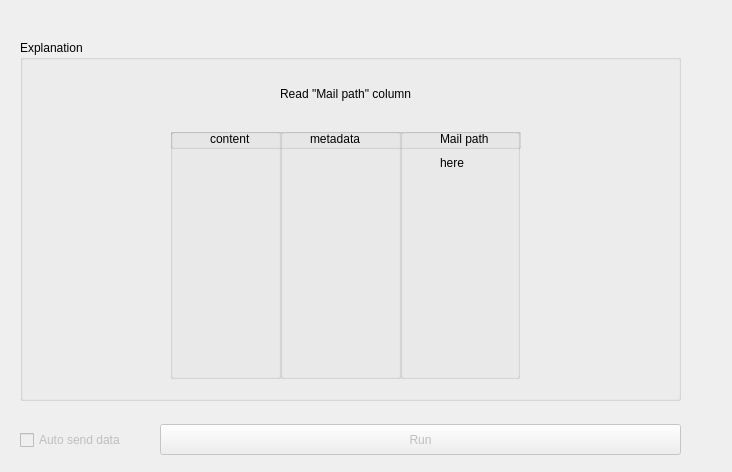
<?xml version="1.0" encoding="UTF-8"?>
<ui version="4.0">
 <class>Form</class>
 <widget class="QWidget" name="Form">
  <property name="geometry">
   <rect>
    <x>0</x>
    <y>0</y>
    <width>732</width>
    <height>472</height>
   </rect>
  </property>
  <property name="windowTitle">
   <string>Speech to Text</string>
  </property>
  <widget class="QGroupBox" name="groupBox">
   <property name="geometry">
    <rect>
     <x>20</x>
     <y>40</y>
     <width>661</width>
     <height>361</height>
    </rect>
   </property>
   <property name="title">
    <string>Explanation</string>
   </property>
   <widget class="QGroupBox" name="groupBox_2">
    <property name="geometry">
     <rect>
      <x>150</x>
      <y>88</y>
      <width>111</width>
      <height>251</height>
     </rect>
    </property>
    <property name="title">
     <string/>
    </property>
   </widget>
   <widget class="QGroupBox" name="groupBox_3">
    <property name="geometry">
     <rect>
      <x>260</x>
      <y>88</y>
      <width>121</width>
      <height>251</height>
     </rect>
    </property>
    <property name="title">
     <string/>
    </property>
   </widget>
   <widget class="QGroupBox" name="groupBox_4">
    <property name="geometry">
     <rect>
      <x>380</x>
      <y>88</y>
      <width>120</width>
      <height>251</height>
     </rect>
    </property>
    <property name="title">
     <string/>
    </property>
    <widget class="QLabel" name="label_5">
     <property name="geometry">
      <rect>
       <x>40</x>
       <y>30</y>
       <width>35</width>
       <height>10</height>
      </rect>
     </property>
     <property name="text">
      <string>here</string>
     </property>
    </widget>
   </widget>
   <widget class="QGroupBox" name="groupBox_5">
    <property name="geometry">
     <rect>
      <x>150</x>
      <y>88</y>
      <width>351</width>
      <height>21</height>
     </rect>
    </property>
    <property name="title">
     <string/>
    </property>
    <widget class="QLabel" name="label_3">
     <property name="geometry">
      <rect>
       <x>40</x>
       <y>3</y>
       <width>61</width>
       <height>16</height>
      </rect>
     </property>
     <property name="text">
      <string>content</string>
     </property>
    </widget>
    <widget class="QLabel" name="label_4">
     <property name="geometry">
      <rect>
       <x>140</x>
       <y>3</y>
       <width>71</width>
       <height>16</height>
      </rect>
     </property>
     <property name="text">
      <string>metadata</string>
     </property>
    </widget>
    <widget class="QLabel" name="label_6">
     <property name="geometry">
      <rect>
       <x>270</x>
       <y>3</y>
       <width>71</width>
       <height>16</height>
      </rect>
     </property>
     <property name="text">
      <string>Mail path</string>
     </property>
    </widget>
   </widget>
   <widget class="QLabel" name="label">
    <property name="geometry">
     <rect>
      <x>260</x>
      <y>38</y>
      <width>261</width>
      <height>31</height>
     </rect>
    </property>
    <property name="text">
     <string>Read &quot;Mail path&quot; column</string>
    </property>
   </widget>
  </widget>
  <widget class="QPushButton" name="pushButton_send">
   <property name="enabled">
    <bool>false</bool>
   </property>
   <property name="geometry">
    <rect>
     <x>160</x>
     <y>424</y>
     <width>521</width>
     <height>31</height>
    </rect>
   </property>
   <property name="text">
    <string>Run</string>
   </property>
  </widget>
  <widget class="QCheckBox" name="checkBox_send">
   <property name="enabled">
    <bool>false</bool>
   </property>
   <property name="geometry">
    <rect>
     <x>20</x>
     <y>430</y>
     <width>121</width>
     <height>20</height>
    </rect>
   </property>
   <property name="text">
    <string>Auto send data</string>
   </property>
  </widget>
 </widget>
 <resources/>
 <connections/>
</ui>
